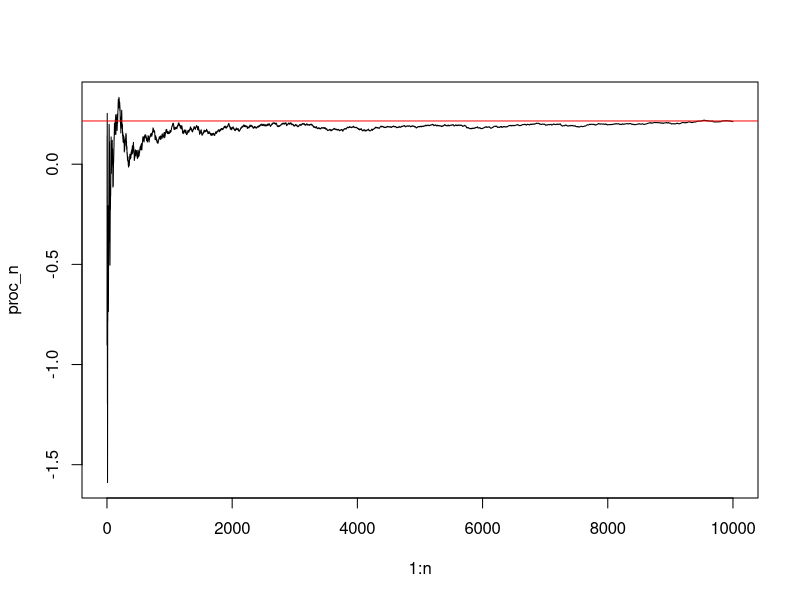
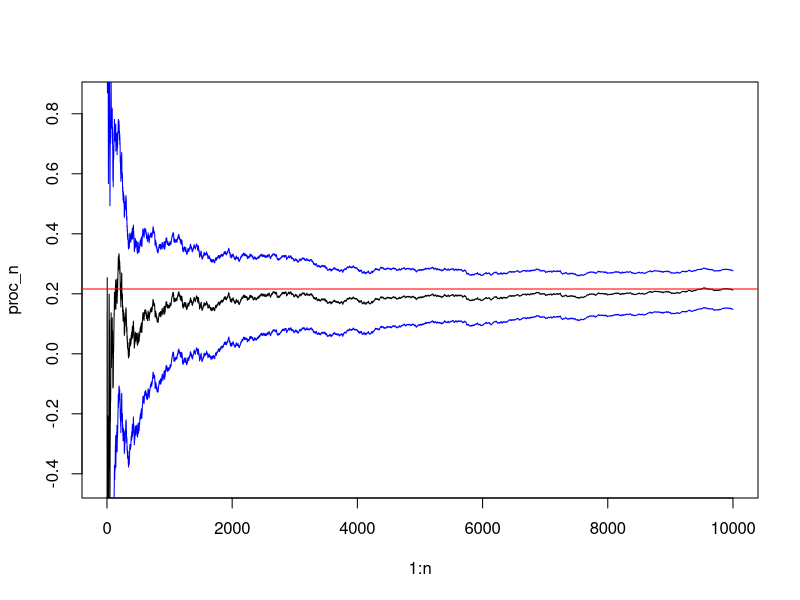

Here is the R script that generated these plots, in order:
###############################
###############################
### Monte Carlo integracija ###
###############################
###############################

################################################
### \int_{-1}^{2} \frac{x * ln(x^2 + 4)}{2^x} ###
################################################

n = 10000
set.seed(1627)

a = -1
b = 2
X = runif(n, min = a, max = b)

Y = 3 * (X * log(X^2 + 4)) / (2^X)


# Ilustracija JZVB
parc_sum = cumsum(Y)
proc_n = parc_sum / (1:n)

plot(1:n, proc_n, type = "l")

# Numericka integracija
f = function(x){
  return((x * log(x^2 + 4)) / (2^x))
}
num_val = integrate(f, lower = -1, upper = 2)$value

abline(num_val, 0, col = "red")

# Procjena nakon n koraka
mean(Y)

# Numerička vrijednost
num_val

# Pouzdani intervli
stderr_n = rep(0, n)
for(i in 1:n)
  stderr_n[i] = sd(Y[1:i]) / sqrt(i)

# Graficki prikaz
plot(1:n, proc_n, type = "l", ylim = mean(Y) + 20*c(-stderr_n[n], stderr_n[n]))
abline(0.215895, 0, col = "red")

### Ove granice u prvom prolazu kroz kod ignorirati
lines(proc_n + 2 * stderr_n, col = "blue")
lines(proc_n - 2 * stderr_n, col = "blue")
